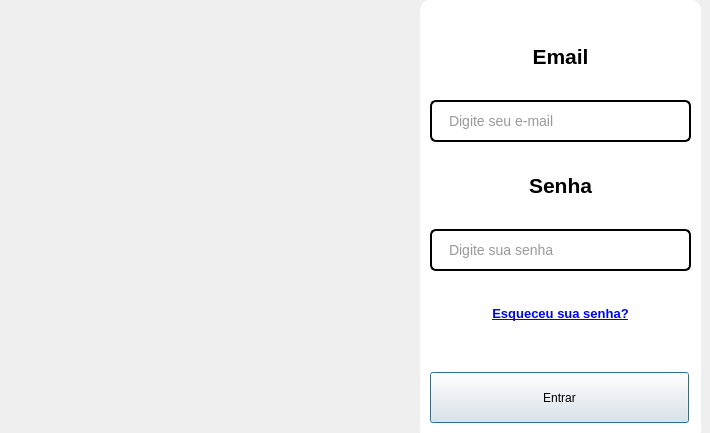
<?xml version="1.0" encoding="UTF-8"?>
<ui version="4.0">
 <class>Dialog</class>
 <widget class="QDialog" name="Dialog">
  <property name="geometry">
   <rect>
    <x>0</x>
    <y>0</y>
    <width>710</width>
    <height>433</height>
   </rect>
  </property>
  <property name="windowTitle">
   <string>Dialog</string>
  </property>
  <property name="styleSheet">
   <string notr="true"/>
  </property>
  <widget class="QFrame" name="frame_3">
   <property name="geometry">
    <rect>
     <x>420</x>
     <y>0</y>
     <width>281</width>
     <height>441</height>
    </rect>
   </property>
   <property name="styleSheet">
    <string notr="true">QFrame {
    background-color: #ffffff;
    border-radius: 10px;
}
</string>
   </property>
   <property name="frameShape">
    <enum>QFrame::StyledPanel</enum>
   </property>
   <property name="frameShadow">
    <enum>QFrame::Raised</enum>
   </property>
   <widget class="QWidget" name="verticalLayoutWidget">
    <property name="geometry">
     <rect>
      <x>10</x>
      <y>20</y>
      <width>261</width>
      <height>331</height>
     </rect>
    </property>
    <layout class="QVBoxLayout" name="verticalLayout">
     <item>
      <widget class="QLabel" name="label_5">
       <property name="font">
        <font>
         <family>Arial</family>
         <pointsize>14</pointsize>
        </font>
       </property>
       <property name="text">
        <string>&lt;html&gt;&lt;head/&gt;&lt;body&gt;&lt;p align=&quot;center&quot;&gt;&lt;span style=&quot; font-size:16pt; font-weight:600;&quot;&gt;Email&lt;/span&gt;&lt;/p&gt;&lt;/body&gt;&lt;/html&gt;</string>
       </property>
      </widget>
     </item>
     <item>
      <widget class="QLineEdit" name="txt_email">
       <property name="styleSheet">
        <string notr="true">QLineEdit {
    background-color: #ffffff;
    border: 2px solid black;
    border-radius: 6px;
    padding: 10px 15px;
    font-size: 14px;
    font-family: Arial, sans-serif;
    color: #333333;
    transition: background-color 0.3s ease, border 0.3s ease, box-shadow 0.3s ease;
    box-shadow: 0px 3px 5px rgba(0, 0, 0, 0.15);
}

QLineEdit:hover {
    border: 2px solid black;
    background-color: #f5faff;
    box-shadow: 0px 4px 8px rgba(0, 0, 0, 0.2);
}

QLineEdit:focus {
    border: 2px solid black;
    background-color: #ffffff;
    box-shadow: 0px 0px 10px rgba(102, 153, 153, 0.5);
    outline: none;
}

QLineEdit:disabled {
    background-color: #ebebeb;
    border: 2px solid rgba(179, 214, 214, 255);
    color: #a0a0a0;
    box-shadow: none;
}



</string>
       </property>
       <property name="text">
        <string/>
       </property>
       <property name="placeholderText">
        <string>Digite seu e-mail</string>
       </property>
      </widget>
     </item>
     <item>
      <widget class="QLabel" name="label_6">
       <property name="font">
        <font>
         <family>Arial</family>
         <pointsize>14</pointsize>
        </font>
       </property>
       <property name="text">
        <string>&lt;html&gt;&lt;head/&gt;&lt;body&gt;&lt;p align=&quot;center&quot;&gt;&lt;span style=&quot; font-size:16pt; font-weight:600;&quot;&gt;Senha&lt;/span&gt;&lt;/p&gt;&lt;/body&gt;&lt;/html&gt;</string>
       </property>
      </widget>
     </item>
     <item>
      <widget class="QLineEdit" name="txt_senha">
       <property name="styleSheet">
        <string notr="true">QLineEdit {
    background-color: #ffffff;
    border: 2px solid black;
    border-radius: 6px;
    padding: 10px 15px;
    font-size: 14px;
    font-family: Arial, sans-serif;
    color: #333333;
    transition: background-color 0.3s ease, border 0.3s ease, box-shadow 0.3s ease;
    box-shadow: 0px 3px 5px rgba(0, 0, 0, 0.15);
}

QLineEdit:hover {
    border: 2px solid black;
    background-color: #f5faff;
    box-shadow: 0px 4px 8px rgba(0, 0, 0, 0.2);
}

QLineEdit:focus {
    border: 2px solid black;
    background-color: #ffffff;
    box-shadow: 0px 0px 10px rgba(102, 153, 153, 0.5);
    outline: none;
}

QLineEdit:disabled {
    background-color: #ebebeb;
    border: 2px solid rgba(179, 214, 214, 255);
    color: #a0a0a0;
    box-shadow: none;
}

</string>
       </property>
       <property name="text">
        <string/>
       </property>
       <property name="placeholderText">
        <string>Digite sua senha</string>
       </property>
      </widget>
     </item>
     <item>
      <widget class="QLabel" name="lbl_esqueceusenha">
       <property name="font">
        <font>
         <family>Arial</family>
         <pointsize>10</pointsize>
        </font>
       </property>
       <property name="text">
        <string>&lt;html&gt;&lt;head/&gt;&lt;body&gt;&lt;p align=&quot;center&quot;&gt;&lt;a href=&quot;https://lomando.com/&quot;&gt;&lt;span style=&quot; font-weight:600; text-decoration: underline; color:#0000ff;&quot;&gt;Esqueceu sua senha?&lt;/span&gt;&lt;/a&gt;&lt;/p&gt;&lt;/body&gt;&lt;/html&gt;</string>
       </property>
      </widget>
     </item>
    </layout>
   </widget>
   <widget class="QPushButton" name="Btn_Login">
    <property name="geometry">
     <rect>
      <x>10</x>
      <y>372</y>
      <width>259</width>
      <height>51</height>
     </rect>
    </property>
    <property name="styleSheet">
     <string notr="true">QPushButton {
    background-color: white;
    color: #008b8b;
    border: 2px solid #008b8b;
    border-radius: 8px;
    font-family: 'Baloo Tammudu 2';
    font-size: 16px;
}

QPushButton:hover {
    background-color: #0A3D62;
    color: white;
}

QPushButton:pressed {
    background-color: #05445E; 
clique */
}


</string>
    </property>
    <property name="text">
     <string>Entrar</string>
    </property>
   </widget>
  </widget>
  <widget class="QLabel" name="label">
   <property name="geometry">
    <rect>
     <x>0</x>
     <y>0</y>
     <width>421</width>
     <height>441</height>
    </rect>
   </property>
   <property name="text">
    <string/>
   </property>
   <property name="pixmap">
    <pixmap>../../../Downloads/Bem Vindo de Volta.png</pixmap>
   </property>
   <property name="scaledContents">
    <bool>true</bool>
   </property>
  </widget>
 </widget>
 <resources/>
 <connections/>
</ui>
